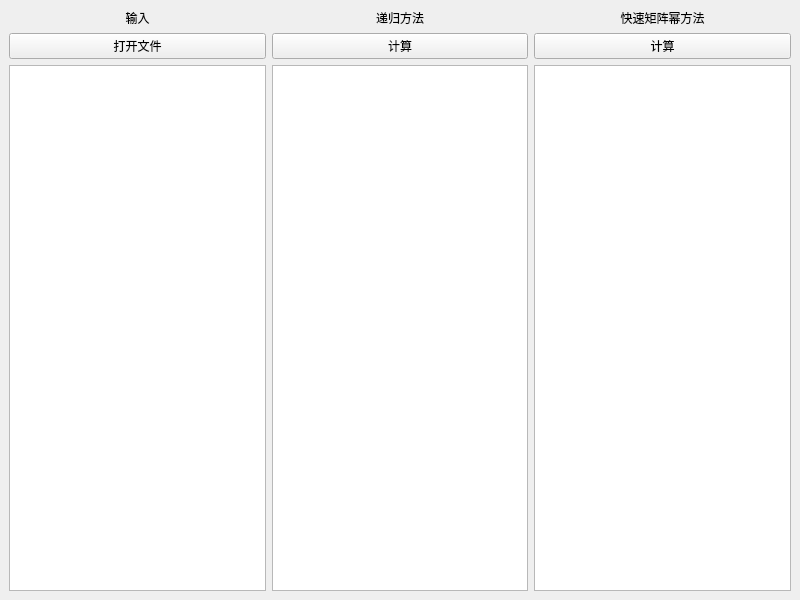
<?xml version="1.0" encoding="UTF-8"?>
<ui version="4.0">
 <class>MainWindow</class>
 <widget class="QMainWindow" name="MainWindow">
  <property name="geometry">
   <rect>
    <x>0</x>
    <y>0</y>
    <width>800</width>
    <height>600</height>
   </rect>
  </property>
  <property name="windowTitle">
   <string>MainWindow</string>
  </property>
  <widget class="QWidget" name="centralwidget">
   <layout class="QVBoxLayout" name="verticalLayout" stretch="0,2,10">
    <item>
     <layout class="QHBoxLayout" name="horizontalLayout_3">
      <item>
       <widget class="QLabel" name="label_2">
        <property name="frameShadow">
         <enum>QFrame::Plain</enum>
        </property>
        <property name="text">
         <string>输入</string>
        </property>
        <property name="alignment">
         <set>Qt::AlignCenter</set>
        </property>
       </widget>
      </item>
      <item>
       <widget class="QLabel" name="label">
        <property name="text">
         <string>递归方法</string>
        </property>
        <property name="alignment">
         <set>Qt::AlignCenter</set>
        </property>
       </widget>
      </item>
      <item>
       <widget class="QLabel" name="label_3">
        <property name="text">
         <string>快速矩阵幂方法</string>
        </property>
        <property name="alignment">
         <set>Qt::AlignCenter</set>
        </property>
       </widget>
      </item>
     </layout>
    </item>
    <item>
     <layout class="QHBoxLayout" name="horizontalLayout">
      <item>
       <widget class="QPushButton" name="pushButton_openfile">
        <property name="text">
         <string>打开文件</string>
        </property>
       </widget>
      </item>
      <item>
       <widget class="QPushButton" name="pushButton_recursion">
        <property name="text">
         <string>计算</string>
        </property>
       </widget>
      </item>
      <item>
       <widget class="QPushButton" name="pushButton_matrix">
        <property name="text">
         <string>计算</string>
        </property>
       </widget>
      </item>
     </layout>
    </item>
    <item>
     <layout class="QHBoxLayout" name="horizontalLayout_2">
      <item>
       <widget class="QTextEdit" name="textEdit">
        <property name="font">
         <font>
          <pointsize>12</pointsize>
         </font>
        </property>
        <property name="html">
         <string>&lt;!DOCTYPE HTML PUBLIC &quot;-//W3C//DTD HTML 4.0//EN&quot; &quot;http://www.w3.org/TR/REC-html40/strict.dtd&quot;&gt;
&lt;html&gt;&lt;head&gt;&lt;meta name=&quot;qrichtext&quot; content=&quot;1&quot; /&gt;&lt;meta charset=&quot;utf-8&quot; /&gt;&lt;style type=&quot;text/css&quot;&gt;
p, li { white-space: pre-wrap; }
&lt;/style&gt;&lt;/head&gt;&lt;body style=&quot; font-family:'Segoe UI'; font-size:12pt; font-weight:400; font-style:normal;&quot;&gt;
&lt;p style=&quot;-qt-paragraph-type:empty; margin-top:0px; margin-bottom:0px; margin-left:0px; margin-right:0px; -qt-block-indent:0; text-indent:0px; font-family:'Delugia'; font-size:16pt;&quot;&gt;&lt;br /&gt;&lt;/p&gt;&lt;/body&gt;&lt;/html&gt;</string>
        </property>
       </widget>
      </item>
      <item>
       <widget class="QTextBrowser" name="textBrowser_recursion">
        <property name="font">
         <font>
          <pointsize>12</pointsize>
         </font>
        </property>
       </widget>
      </item>
      <item>
       <widget class="QTextBrowser" name="textBrowser_matrix">
        <property name="font">
         <font>
          <pointsize>12</pointsize>
         </font>
        </property>
       </widget>
      </item>
     </layout>
    </item>
   </layout>
  </widget>
 </widget>
 <resources/>
 <connections/>
</ui>
